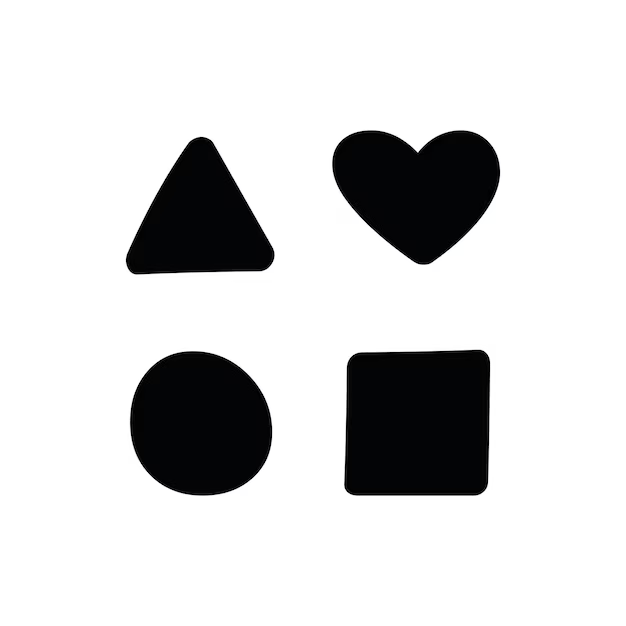
#> input picture Chan_vese_2/forms.png, 626 x 626 px
$ python Chan_vese_2_2.py
#> lines starting #> are read from the running program, lines starting #| are printed output that depends on the picture; after the words box and inside, x2 and y2 are one past the last pixel; in counts of white or black regions, pixels touching at a corner belong together
import numpy as np
from scipy import ndimage
import matplotlib.pyplot as plt
from skimage.io import imread
from skimage.filters import threshold_otsu
from skimage import measure
from skimage.measure import regionprops

# -----------------------------------------------------------------------------
# 1) Load and normalize the image
# -----------------------------------------------------------------------------
I = imread('forms.png', as_gray=True)
#> I: shape (626, 626) float64; min 0, max 1, mean 0.836
I = (I - I.min()) / (I.max() - I.min())
ny, nx = I.shape
#> ny = 626; nx = 626

# -----------------------------------------------------------------------------
# 2) Binarize and label connected components (Otsu + labeling)
# -----------------------------------------------------------------------------
thresh = threshold_otsu(I)        # Otsu's global threshold
#> thresh = 0.506
binary = I > thresh
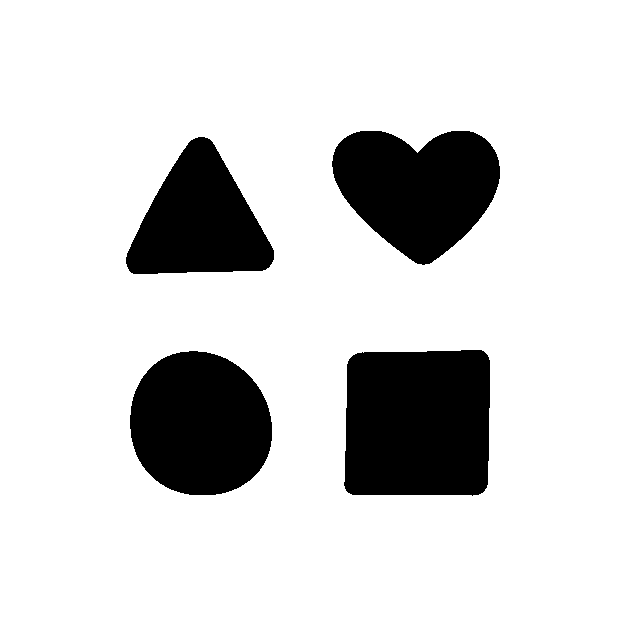
#> binary: shape (626, 626) bool; 83.4% white; 4 black regions, box (x1, y1, x2, y2) and area: (344, 350, 490, 496) 20409, (130, 351, 272, 495) 16282, (332, 131, 500, 265) 15810, (126, 137, 274, 274) 12620
labels = measure.label(binary)    # label each connected component

# -----------------------------------------------------------------------------
# 3) Chan–Vese helper functions (arctan δ and curvature)
# -----------------------------------------------------------------------------
def delta_arctan(u, eps):
    """Regularized delta (arctan version)."""
    return (1/np.pi) * (eps / (u**2 + eps**2))

def curvature(u):
    """Compute curvature κ = div(∇u/|∇u|)."""
    ux, uy = np.gradient(u)
    norm = np.sqrt(ux**2 + uy**2) + 1e-8
    nx, ny = ux / norm, uy / norm
    nxx, _ = np.gradient(nx)
    _, nyy = np.gradient(ny)
    return nxx + nyy

def chan_vese_step(u, I, eps, Dt, mu, nu, lam1, lam2):
    """One explicit Chan–Vese update + Gaussian regularization."""
    inside  = u >= 0
    outside = ~inside
    # means inside/outside
    c1 = I[inside].mean()   if inside.any()   else 0
    c0 = I[outside].mean()  if outside.any()  else 0
    # curvature term
    kappa = curvature(u)
    # data fidelity
    F = -lam1 * (I - c1)**2 + lam2 * (I - c0)**2
    # update
    u_new = u + Dt * delta_arctan(u, eps) * (mu * kappa - nu + F)
    # smooth
    return ndimage.gaussian_filter(u_new, sigma=0.5)

# -----------------------------------------------------------------------------
# 4) Initialize small circular seeds inside each region
# -----------------------------------------------------------------------------
eps = 1.0
u_list = []
for prop in regionprops(labels):
    cy, cx = prop.centroid
    h = prop.bbox[2] - prop.bbox[0]
    w = prop.bbox[3] - prop.bbox[1]
    radius = 0.25 * min(h, w)   # small circle inside object
    y, x = np.ogrid[:ny, :nx]
    phi = radius - np.sqrt((y - cy)**2 + (x - cx)**2)
    u_list.append(np.tanh(phi / eps))
#> this loop made 1 pass
#> (cy, cx, h, w, radius) on pass 1: (309.6, 310.9, 626, 626, 156.5)
#> pass 1, `phi = radius - np.sqrt((y - cy)**2 + (x - cx)**2)`:
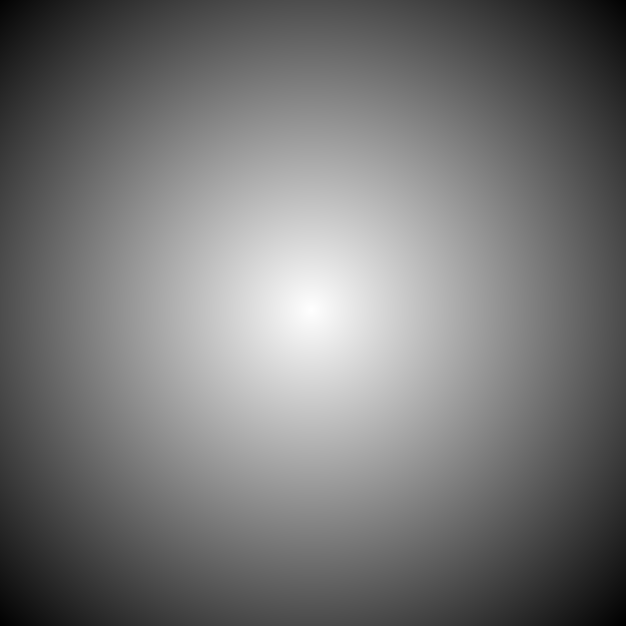
#> phi: shape (626, 626) float64; min -288.6, max 156.1, mean -83; drawn with min black and max white
#> after the loop, u_list = 1 item

# -----------------------------------------------------------------------------
# 5) Evolve and capture specific snapshots
# -----------------------------------------------------------------------------
nit = 500
Dt, mu, nu = 0.1, 1.0, 0.0
lam1 = lam2 = 1.0
snap_iters = [0, 100, 200, 230, 500]
snapshots = {k: [] for k in snap_iters}

# run evolution
u_current = [u.copy() for u in u_list]
#> u_current = 1 item
for k in range(nit + 1):
    if k in snapshots:
        snapshots[k] = [u.copy() for u in u_current]
    if k < nit:
        u_current = [chan_vese_step(u, I, eps, Dt, mu, nu, lam1, lam2)
                     for u in u_current]
#> this loop made 501 passes
#> pass 1, in chan_vese_step, `inside  = u >= 0`:
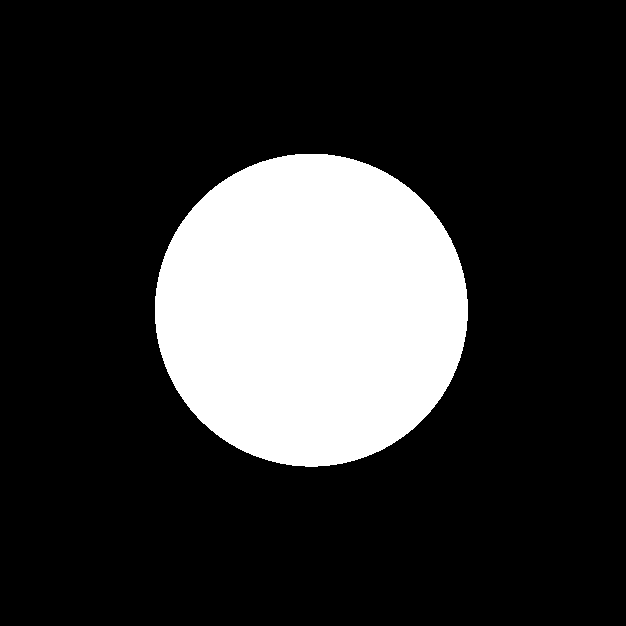
#> inside: shape (626, 626) bool; 19.6% white; 1 white region, box (x1, y1, x2, y2) and area: (155, 154, 468, 467) 76937
#> pass 1, in curvature, `ux, uy = np.gradient(u)`:
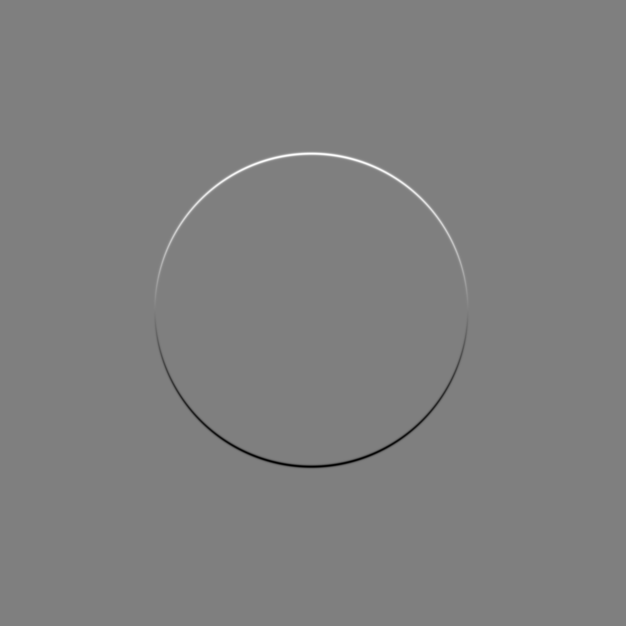
#> ux: shape (626, 626) float64; min -0.761, max 0.759, mean 2.3e-19; drawn with min black and max white
#> after the loop, snapshots = 5 items

# -----------------------------------------------------------------------------
# 6) Plot the evolution contours in red
# -----------------------------------------------------------------------------
for k in snap_iters:
    plt.figure(figsize=(5,5))
    plt.imshow(I, cmap='gray')
    for u_snap in snapshots[k]:
        plt.contour(u_snap, levels=[0], colors='r', linewidths=1)
    plt.axis('off')
    plt.title(f'Iteration {k}')
    plt.show()
#> this loop made 5 passes
#> pass 1, `plt.show()`:
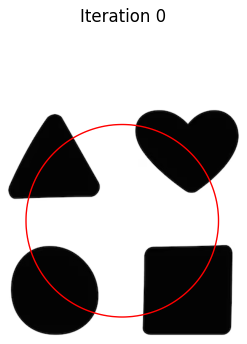
#> figure drawn by matplotlib, 1 panel
#> pass 2, `plt.show()`:
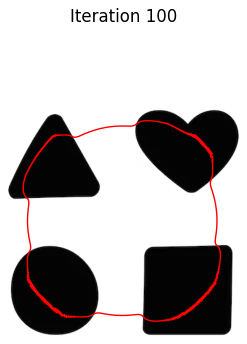
#> figure drawn by matplotlib, 1 panel
#> after the loop:
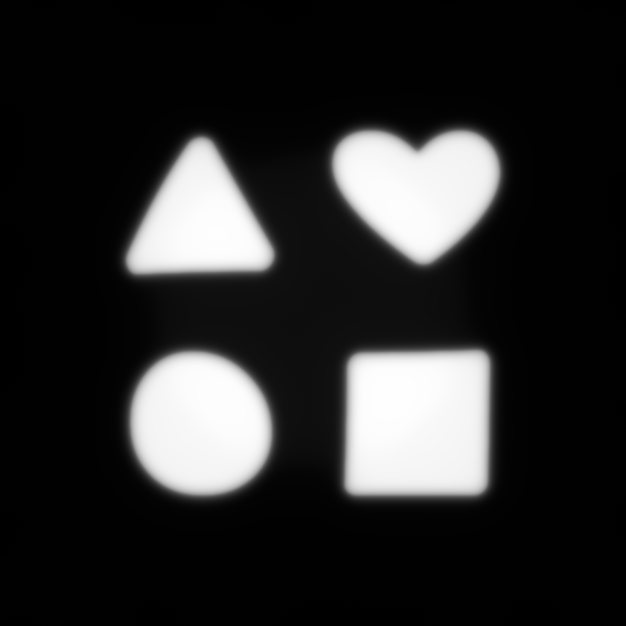
#> u_snap: shape (626, 626) float64; min -3.01, max 3.18, mean -1.94; drawn with min black and max white
